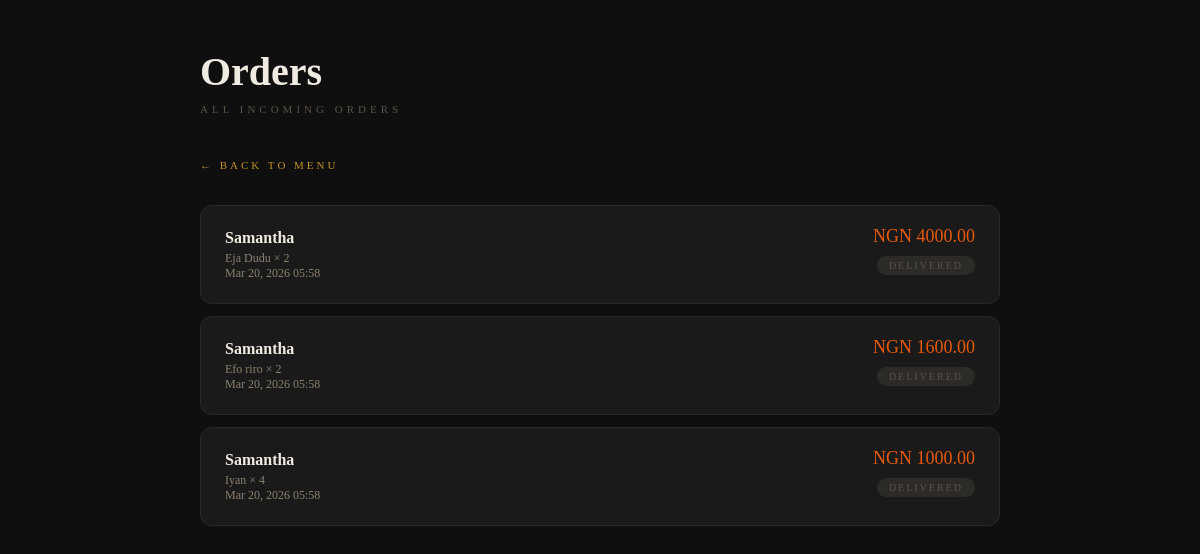
Screenshot of /orders/ with the database file from the repository.
### menu/models.py (models this page shows, shortened)
class Order(models.Model):
    STATUS_CHOICES = [
        ('pending', 'Pending'),
        ('confirmed', 'Confirmed'),
        ('delivered', 'Delivered'),
    ]
    customer_name = models.CharField(max_length=200)
    item = models.ForeignKey(MenuItem, on_delete=models.CASCADE)
    quantity = models.IntegerField(default=1)
    status = models.CharField(max_length=20, choices=STATUS_CHOICES, default='pending')
    created_at = models.DateTimeField(auto_now_add=True)
    def total(self):
        return self.item.price * self.quantity

class MenuItem(models.Model):
    name = models.CharField(max_length=200)
    description = models.TextField()
    price = models.DecimalField(max_digits=10, decimal_places=2)
    available = models.BooleanField(default=True)

### menu/views.py (the view)
# urls.py: path('orders/', views.orders, name='orders'),
def orders(request):
    all_orders = Order.objects.all().order_by('-created_at')
    return render(request, 'menu/orders.html', {'orders': all_orders})

### menu/templates/menu/orders.html (shortened to what this page needs)
<!DOCTYPE html>
<html lang="en">
<head>
</head>
<body>
    <div class="container">
        <h1>Orders</h1>
        <p class="sub">All incoming orders</p>
        <div class="nav">
            <a href="{% url 'menu' %}">← Back to menu</a>
        </div>
        {% if orders %}
            {% for order in orders %}
            <div class="order">
                <div class="order-info">
                    <h3>{{ order.customer_name }}</h3>
                    <p>{{ order.item.name }} × {{ order.quantity }}</p>
                    <p>{{ order.created_at|date:"M d, Y H:i" }}</p>
                </div>
                <div class="order-right">
                    <div class="total">NGN {{ order.total }}</div>
                    <span class="status {{ order.status }}">{{ order.status }}</span>
                </div>
            </div>
            {% endfor %}
        {% else %}
            <p class="empty">No orders yet.</p>
        {% endif %}
    </div>
</body>
</html>

### menu/templates/menu/orders.html (style rules this page uses)
* { margin: 0; padding: 0; box-sizing: border-box; }
body { font-family: 'Georgia', serif; background: #0F0F0F; min-height: 100vh; padding: 48px 24px; color: #F0EBE0; }
.container { max-width: 800px; margin: 0 auto; }
h1 { font-size: 40px; color: #F0EBE0; margin-bottom: 8px; }
.sub { font-size: 11px; letter-spacing: 4px; text-transform: uppercase; color: #5A5448; margin-bottom: 40px; }
.nav { margin-bottom: 32px; }
.nav a { font-size: 11px; letter-spacing: 3px; text-transform: uppercase; color: #C4922A; text-decoration: none; }
.order { background: #1A1A1A; border: 1px solid #2A2A2A; border-radius: 12px; padding: 20px 24px; margin-bottom: 12px; display: flex; align-items: center; justify-content: space-between; }
.order-info h3 { font-size: 16px; color: #F0EBE0; margin-bottom: 4px; }
.order-info p { font-size: 12px; color: #8A8070; }
.order-right { text-align: right; }
.total { font-size: 18px; color: #E8590C; margin-bottom: 8px; }
.status { display: inline-block; padding: 4px 12px; border-radius: 20px; font-size: 10px; letter-spacing: 2px; text-transform: uppercase; margin-bottom: 8px; }
.delivered { background: rgba(90,84,72,0.3); color: #5A5448; }

### rows the page displays
Order: customer_name "Samantha", item.name "Eja Dudu", quantity "2", created_at "Mar 20, 2026 05:58", total "4000.00", status "DELIVERED"
Order: customer_name "Samantha", item.name "Efo riro", quantity "2", created_at "Mar 20, 2026 05:58", total "1600.00", status "DELIVERED"
Order: customer_name "Samantha", item.name "Iyan", quantity "4", created_at "Mar 20, 2026 05:58", total "1000.00", status "DELIVERED"
